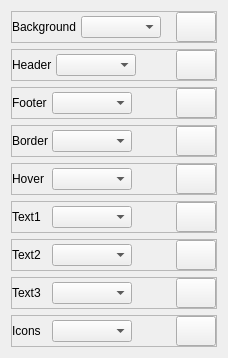
         <widget class="QWidget" name="theming_panel1">
          <property name="geometry">
           <rect>
            <x>0</x>
            <y>0</y>
            <width>213</width>
            <height>354</height>
           </rect>
          </property>
          <attribute name="label">
           <string>Panel1</string>
          </attribute>
          <layout class="QVBoxLayout" name="verticalLayout_6">
           <item>
            <widget class="QFrame" name="background_2">
             <property name="maximumSize">
              <size>
               <width>16777215</width>
               <height>16777215</height>
              </size>
             </property>
             <property name="frameShape">
              <enum>QFrame::StyledPanel</enum>
             </property>
             <property name="frameShadow">
              <enum>QFrame::Raised</enum>
             </property>
             <layout class="QHBoxLayout" name="horizontalLayout_15">
              <property name="spacing">
               <number>4</number>
              </property>
              <property name="leftMargin">
               <number>0</number>
              </property>
              <property name="topMargin">
               <number>0</number>
              </property>
              <property name="rightMargin">
               <number>0</number>
              </property>
              <property name="bottomMargin">
               <number>0</number>
              </property>
              <item>
               <widget class="QLabel" name="background_1">
                <property name="minimumSize">
                 <size>
                  <width>0</width>
                  <height>0</height>
                 </size>
                </property>
                <property name="maximumSize">
                 <size>
                  <width>70</width>
                  <height>16777215</height>
                 </size>
                </property>
                <property name="text">
                 <string>Background</string>
                </property>
               </widget>
              </item>
              <item>
               <widget class="QComboBox" name="changeSelectedColor_1">
                <property name="minimumSize">
                 <size>
                  <width>80</width>
                  <height>0</height>
                 </size>
                </property>
                <property name="maximumSize">
                 <size>
                  <width>80</width>
                  <height>16777215</height>
                 </size>
                </property>
               </widget>
              </item>
              <item>
               <widget class="QLabel" name="selectedColor_1">
                <property name="minimumSize">
                 <size>
                  <width>0</width>
                  <height>24</height>
                 </size>
                </property>
                <property name="maximumSize">
                 <size>
                  <width>50</width>
                  <height>24</height>
                 </size>
                </property>
                <property name="text">
                 <string/>
                </property>
               </widget>
              </item>
              <item>
               <widget class="QPushButton" name="colorPicker_1">
                <property name="minimumSize">
                 <size>
                  <width>40</width>
                  <height>30</height>
                 </size>
                </property>
                <property name="maximumSize">
                 <size>
                  <width>40</width>
                  <height>30</height>
                 </size>
                </property>
                <property name="cursor">
                 <cursorShape>PointingHandCursor</cursorShape>
                </property>
                <property name="text">
                 <string/>
                </property>
               </widget>
              </item>
             </layout>
            </widget>
           </item>
           <item>
            <widget class="QFrame" name="header_2">
             <property name="maximumSize">
              <size>
               <width>16777215</width>
               <height>16777215</height>
              </size>
             </property>
             <property name="frameShape">
              <enum>QFrame::StyledPanel</enum>
             </property>
             <property name="frameShadow">
              <enum>QFrame::Raised</enum>
             </property>
             <layout class="QHBoxLayout" name="horizontalLayout_12">
              <property name="spacing">
               <number>4</number>
              </property>
              <property name="leftMargin">
               <number>0</number>
              </property>
              <property name="topMargin">
               <number>0</number>
              </property>
              <property name="rightMargin">
               <number>0</number>
              </property>
              <property name="bottomMargin">
               <number>0</number>
              </property>
              <item>
               <widget class="QLabel" name="header_1">
                <property name="minimumSize">
                 <size>
                  <width>0</width>
                  <height>0</height>
                 </size>
                </property>
                <property name="maximumSize">
                 <size>
                  <width>70</width>
                  <height>16777215</height>
                 </size>
                </property>
                <property name="text">
                 <string>Header</string>
                </property>
               </widget>
              </item>
              <item>
               <widget class="QComboBox" name="changeSelectedColor_2">
                <property name="minimumSize">
                 <size>
                  <width>80</width>
                  <height>0</height>
                 </size>
                </property>
                <property name="maximumSize">
                 <size>
                  <width>80</width>
                  <height>16777215</height>
                 </size>
                </property>
               </widget>
              </item>
              <item>
               <widget class="QLabel" name="selectedColor_2">
                <property name="minimumSize">
                 <size>
                  <width>0</width>
                  <height>24</height>
                 </size>
                </property>
                <property name="maximumSize">
                 <size>
                  <width>50</width>
                  <height>24</height>
                 </size>
                </property>
                <property name="text">
                 <string/>
                </property>
               </widget>
              </item>
              <item>
               <widget class="QPushButton" name="colorPicker_2">
                <property name="minimumSize">
                 <size>
                  <width>40</width>
                  <height>30</height>
                 </size>
                </property>
                <property name="maximumSize">
                 <size>
                  <width>40</width>
                  <height>30</height>
                 </size>
                </property>
                <property name="cursor">
                 <cursorShape>PointingHandCursor</cursorShape>
                </property>
                <property name="text">
                 <string/>
                </property>
               </widget>
              </item>
             </layout>
            </widget>
           </item>
           <item>
            <widget class="QFrame" name="footer_2">
             <property name="maximumSize">
              <size>
               <width>16777215</width>
               <height>16777215</height>
              </size>
             </property>
             <property name="frameShape">
              <enum>QFrame::StyledPanel</enum>
             </property>
             <property name="frameShadow">
              <enum>QFrame::Raised</enum>
             </property>
             <layout class="QHBoxLayout" name="horizontalLayout_8">
              <property name="spacing">
               <number>4</number>
              </property>
              <property name="leftMargin">
               <number>0</number>
              </property>
              <property name="topMargin">
               <number>0</number>
              </property>
              <property name="rightMargin">
               <number>0</number>
              </property>
              <property name="bottomMargin">
               <number>0</number>
              </property>
              <item>
               <widget class="QLabel" name="footer_1">
                <property name="minimumSize">
                 <size>
                  <width>0</width>
                  <height>0</height>
                 </size>
                </property>
                <property name="maximumSize">
                 <size>
                  <width>70</width>
                  <height>16777215</height>
                 </size>
                </property>
                <property name="text">
                 <string>Footer</string>
                </property>
               </widget>
              </item>
              <item>
               <widget class="QComboBox" name="changeSelectedColor_3">
                <property name="minimumSize">
                 <size>
                  <width>80</width>
                  <height>0</height>
                 </size>
                </property>
                <property name="maximumSize">
                 <size>
                  <width>80</width>
                  <height>16777215</height>
                 </size>
                </property>
               </widget>
              </item>
              <item>
               <widget class="QLabel" name="selectedColor_3">
                <property name="minimumSize">
                 <size>
                  <width>0</width>
                  <height>24</height>
                 </size>
                </property>
                <property name="maximumSize">
                 <size>
                  <width>50</width>
                  <height>24</height>
                 </size>
                </property>
                <property name="text">
                 <string/>
                </property>
               </widget>
              </item>
              <item>
               <widget class="QPushButton" name="colorPicker_3">
                <property name="minimumSize">
                 <size>
                  <width>40</width>
                  <height>30</height>
                 </size>
                </property>
                <property name="maximumSize">
                 <size>
                  <width>40</width>
                  <height>30</height>
                 </size>
                </property>
                <property name="cursor">
                 <cursorShape>PointingHandCursor</cursorShape>
                </property>
                <property name="text">
                 <string/>
                </property>
               </widget>
              </item>
             </layout>
            </widget>
           </item>
           <item>
            <widget class="QFrame" name="border_2">
             <property name="maximumSize">
              <size>
               <width>16777215</width>
               <height>16777215</height>
              </size>
             </property>
             <property name="frameShape">
              <enum>QFrame::StyledPanel</enum>
             </property>
             <property name="frameShadow">
              <enum>QFrame::Raised</enum>
             </property>
             <layout class="QHBoxLayout" name="horizontalLayout_9">
              <property name="spacing">
               <number>4</number>
              </property>
              <property name="leftMargin">
               <number>0</number>
              </property>
              <property name="topMargin">
               <number>0</number>
              </property>
              <property name="rightMargin">
               <number>0</number>
              </property>
              <property name="bottomMargin">
               <number>0</number>
              </property>
              <item>
               <widget class="QLabel" name="border_1">
                <property name="minimumSize">
                 <size>
                  <width>0</width>
                  <height>0</height>
                 </size>
                </property>
                <property name="maximumSize">
                 <size>
                  <width>70</width>
                  <height>16777215</height>
                 </size>
                </property>
                <property name="text">
                 <string>Border</string>
                </property>
               </widget>
              </item>
              <item>
               <widget class="QComboBox" name="changeSelectedColor_4">
                <property name="minimumSize">
                 <size>
                  <width>80</width>
                  <height>0</height>
                 </size>
                </property>
                <property name="maximumSize">
                 <size>
                  <width>80</width>
                  <height>16777215</height>
                 </size>
                </property>
               </widget>
              </item>
              <item>
               <widget class="QLabel" name="selectedColor_4">
                <property name="minimumSize">
                 <size>
                  <width>0</width>
                  <height>24</height>
                 </size>
                </property>
                <property name="maximumSize">
                 <size>
                  <width>50</width>
                  <height>24</height>
                 </size>
                </property>
                <property name="text">
                 <string/>
                </property>
               </widget>
              </item>
              <item>
               <widget class="QPushButton" name="colorPicker_4">
                <property name="minimumSize">
                 <size>
                  <width>40</width>
                  <height>30</height>
                 </size>
                </property>
                <property name="maximumSize">
                 <size>
                  <width>40</width>
                  <height>30</height>
                 </size>
                </property>
                <property name="cursor">
                 <cursorShape>PointingHandCursor</cursorShape>
                </property>
                <property name="text">
                 <string/>
                </property>
               </widget>
              </item>
             </layout>
            </widget>
           </item>
           <item>
            <widget class="QFrame" name="hover_2">
             <property name="maximumSize">
              <size>
               <width>16777215</width>
               <height>16777215</height>
              </size>
             </property>
             <property name="frameShape">
              <enum>QFrame::StyledPanel</enum>
             </property>
             <property name="frameShadow">
              <enum>QFrame::Raised</enum>
             </property>
             <layout class="QHBoxLayout" name="horizontalLayout_10">
              <property name="spacing">
               <number>4</number>
              </property>
              <property name="leftMargin">
               <number>0</number>
              </property>
              <property name="topMargin">
               <number>0</number>
              </property>
              <property name="rightMargin">
               <number>0</number>
              </property>
              <property name="bottomMargin">
               <number>0</number>
              </property>
              <item>
               <widget class="QLabel" name="hover_1">
                <property name="minimumSize">
                 <size>
                  <width>0</width>
                  <height>0</height>
                 </size>
                </property>
                <property name="maximumSize">
                 <size>
                  <width>70</width>
                  <height>16777215</height>
                 </size>
                </property>
                <property name="text">
                 <string>Hover</string>
                </property>
               </widget>
              </item>
              <item>
               <widget class="QComboBox" name="changeSelectedColor_5">
                <property name="minimumSize">
                 <size>
                  <width>80</width>
                  <height>0</height>
                 </size>
                </property>
                <property name="maximumSize">
                 <size>
                  <width>80</width>
                  <height>16777215</height>
                 </size>
                </property>
               </widget>
              </item>
              <item>
               <widget class="QLabel" name="selectedColor_5">
                <property name="minimumSize">
                 <size>
                  <width>0</width>
                  <height>24</height>
                 </size>
                </property>
                <property name="maximumSize">
                 <size>
                  <width>50</width>
                  <height>24</height>
                 </size>
                </property>
                <property name="text">
                 <string/>
                </property>
               </widget>
              </item>
              <item>
               <widget class="QPushButton" name="colorPicker_5">
                <property name="minimumSize">
                 <size>
                  <width>40</width>
                  <height>30</height>
                 </size>
                </property>
                <property name="maximumSize">
                 <size>
                  <width>40</width>
                  <height>30</height>
                 </size>
                </property>
                <property name="cursor">
                 <cursorShape>PointingHandCursor</cursorShape>
                </property>
                <property name="text">
                 <string/>
                </property>
               </widget>
              </item>
             </layout>
            </widget>
           </item>
           <item>
            <widget class="QFrame" name="text1_2">
             <property name="maximumSize">
              <size>
               <width>16777215</width>
               <height>16777215</height>
              </size>
             </property>
             <property name="frameShape">
              <enum>QFrame::StyledPanel</enum>
             </property>
             <property name="frameShadow">
              <enum>QFrame::Raised</enum>
             </property>
             <layout class="QHBoxLayout" name="horizontalLayout_7">
              <property name="spacing">
               <number>4</number>
              </property>
              <property name="leftMargin">
               <number>0</number>
              </property>
              <property name="topMargin">
               <number>0</number>
              </property>
              <property name="rightMargin">
               <number>0</number>
              </property>
              <property name="bottomMargin">
               <number>0</number>
              </property>
              <item>
               <widget class="QLabel" name="text1_1">
                <property name="minimumSize">
                 <size>
                  <width>0</width>
                  <height>0</height>
                 </size>
                </property>
                <property name="maximumSize">
                 <size>
                  <width>70</width>
                  <height>16777215</height>
                 </size>
                </property>
                <property name="text">
                 <string>Text1</string>
                </property>
               </widget>
              </item>
              <item>
               <widget class="QComboBox" name="changeSelectedColor_6">
                <property name="minimumSize">
                 <size>
                  <width>80</width>
                  <height>0</height>
                 </size>
                </property>
                <property name="maximumSize">
                 <size>
                  <width>80</width>
                  <height>16777215</height>
                 </size>
                </property>
               </widget>
              </item>
              <item>
               <widget class="QLabel" name="selectedColor_6">
                <property name="minimumSize">
                 <size>
                  <width>0</width>
                  <height>24</height>
                 </size>
                </property>
                <property name="maximumSize">
                 <size>
                  <width>50</width>
                  <height>24</height>
                 </size>
                </property>
                <property name="text">
                 <string/>
                </property>
               </widget>
              </item>
              <item>
               <widget class="QPushButton" name="colorPicker_6">
                <property name="minimumSize">
                 <size>
                  <width>40</width>
                  <height>30</height>
                 </size>
                </property>
                <property name="maximumSize">
                 <size>
                  <width>40</width>
                  <height>30</height>
                 </size>
                </property>
                <property name="cursor">
                 <cursorShape>PointingHandCursor</cursorShape>
                </property>
                <property name="text">
                 <string/>
                </property>
               </widget>
              </item>
             </layout>
            </widget>
           </item>
           <item>
            <widget class="QFrame" name="text2_2">
             <property name="maximumSize">
              <size>
               <width>16777215</width>
               <height>16777215</height>
              </size>
             </property>
             <property name="frameShape">
              <enum>QFrame::StyledPanel</enum>
             </property>
             <property name="frameShadow">
              <enum>QFrame::Raised</enum>
             </property>
             <layout class="QHBoxLayout" name="horizontalLayout_11">
              <property name="spacing">
               <number>4</number>
              </property>
              <property name="leftMargin">
               <number>0</number>
              </property>
              <property name="topMargin">
               <number>0</number>
              </property>
              <property name="rightMargin">
               <number>0</number>
              </property>
              <property name="bottomMargin">
               <number>0</number>
              </property>
              <item>
               <widget class="QLabel" name="text2_1">
                <property name="minimumSize">
                 <size>
                  <width>0</width>
                  <height>0</height>
                 </size>
                </property>
                <property name="maximumSize">
                 <size>
                  <width>70</width>
                  <height>16777215</height>
                 </size>
                </property>
                <property name="text">
                 <string>Text2</string>
                </property>
               </widget>
              </item>
              <item>
               <widget class="QComboBox" name="changeSelectedColor_7">
                <property name="minimumSize">
                 <size>
                  <width>80</width>
                  <height>0</height>
                 </size>
                </property>
                <property name="maximumSize">
                 <size>
                  <width>80</width>
                  <height>16777215</height>
                 </size>
                </property>
               </widget>
              </item>
              <item>
               <widget class="QLabel" name="selectedColor_7">
                <property name="minimumSize">
                 <size>
                  <width>0</width>
                  <height>24</height>
                 </size>
                </property>
                <property name="maximumSize">
                 <size>
                  <width>50</width>
                  <height>24</height>
                 </size>
                </property>
                <property name="text">
                 <string/>
                </property>
               </widget>
              </item>
              <item>
               <widget class="QPushButton" name="colorPicker_7">
                <property name="minimumSize">
                 <size>
                  <width>40</width>
                  <height>30</height>
                 </size>
                </property>
                <property name="maximumSize">
                 <size>
                  <width>40</width>
                  <height>30</height>
                 </size>
                </property>
                <property name="cursor">
                 <cursorShape>PointingHandCursor</cursorShape>
                </property>
                <property name="text">
                 <string/>
                </property>
               </widget>
              </item>
             </layout>
            </widget>
           </item>
           <item>
            <widget class="QFrame" name="text3_2">
             <property name="maximumSize">
              <size>
               <width>16777215</width>
               <height>16777215</height>
              </size>
             </property>
             <property name="frameShape">
              <enum>QFrame::StyledPanel</enum>
             </property>
             <property name="frameShadow">
              <enum>QFrame::Raised</enum>
             </property>
             <layout class="QHBoxLayout" name="horizontalLayout_13">
              <property name="spacing">
               <number>4</number>
              </property>
              <property name="leftMargin">
               <number>0</number>
              </property>
              <property name="topMargin">
               <number>0</number>
              </property>
              <property name="rightMargin">
               <number>0</number>
              </property>
              <property name="bottomMargin">
               <number>0</number>
              </property>
              <item>
               <widget class="QLabel" name="text3_1">
                <property name="minimumSize">
                 <size>
                  <width>0</width>
                  <height>0</height>
                 </size>
                </property>
                <property name="maximumSize">
                 <size>
                  <width>70</width>
                  <height>16777215</height>
                 </size>
                </property>
                <property name="text">
                 <string>Text3</string>
                </property>
               </widget>
              </item>
              <item>
               <widget class="QComboBox" name="changeSelectedColor_8">
                <property name="minimumSize">
                 <size>
                  <width>80</width>
                  <height>0</height>
                 </size>
                </property>
                <property name="maximumSize">
                 <size>
                  <width>80</width>
                  <height>16777215</height>
                 </size>
                </property>
               </widget>
              </item>
              <item>
               <widget class="QLabel" name="selectedColor_8">
                <property name="minimumSize">
                 <size>
                  <width>0</width>
                  <height>24</height>
                 </size>
                </property>
                <property name="maximumSize">
                 <size>
                  <width>50</width>
                  <height>24</height>
                 </size>
                </property>
                <property name="text">
                 <string/>
                </property>
               </widget>
              </item>
              <item>
               <widget class="QPushButton" name="colorPicker_8">
                <property name="minimumSize">
                 <size>
                  <width>40</width>
                  <height>30</height>
                 </size>
                </property>
                <property name="maximumSize">
                 <size>
                  <width>40</width>
                  <height>30</height>
                 </size>
                </property>
                <property name="cursor">
                 <cursorShape>PointingHandCursor</cursorShape>
                </property>
                <property name="text">
                 <string/>
                </property>
               </widget>
              </item>
             </layout>
            </widget>
           </item>
           <item>
            <widget class="QFrame" name="icons_2">
             <property name="maximumSize">
              <size>
               <width>16777215</width>
               <height>16777215</height>
              </size>
             </property>
             <property name="frameShape">
              <enum>QFrame::StyledPanel</enum>
             </property>
             <property name="frameShadow">
              <enum>QFrame::Raised</enum>
             </property>
             <layout class="QHBoxLayout" name="horizontalLayout_14">
              <property name="spacing">
               <number>4</number>
              </property>
              <property name="leftMargin">
               <number>0</number>
              </property>
              <property name="topMargin">
               <number>0</number>
              </property>
              <property name="rightMargin">
               <number>0</number>
              </property>
              <property name="bottomMargin">
               <number>0</number>
              </property>
              <item>
               <widget class="QLabel" name="icons_1">
                <property name="minimumSize">
                 <size>
                  <width>0</width>
                  <height>0</height>
                 </size>
                </property>
                <property name="maximumSize">
                 <size>
                  <width>70</width>
                  <height>16777215</height>
                 </size>
                </property>
                <property name="text">
                 <string>Icons</string>
                </property>
               </widget>
              </item>
              <item>
               <widget class="QComboBox" name="changeSelectedColor_9">
                <property name="minimumSize">
                 <size>
                  <width>80</width>
                  <height>0</height>
                 </size>
                </property>
                <property name="maximumSize">
                 <size>
                  <width>80</width>
                  <height>16777215</height>
                 </size>
                </property>
               </widget>
              </item>
              <item>
               <widget class="QLabel" name="selectedColor_9">
                <property name="minimumSize">
                 <size>
                  <width>0</width>
                  <height>24</height>
                 </size>
                </property>
                <property name="maximumSize">
                 <size>
                  <width>50</width>
                  <height>24</height>
                 </size>
                </property>
                <property name="text">
                 <string/>
                </property>
               </widget>
              </item>
              <item>
               <widget class="QPushButton" name="colorPicker_9">
                <property name="minimumSize">
                 <size>
                  <width>40</width>
                  <height>30</height>
                 </size>
                </property>
                <property name="maximumSize">
                 <size>
                  <width>40</width>
                  <height>30</height>
                 </size>
                </property>
                <property name="cursor">
                 <cursorShape>PointingHandCursor</cursorShape>
                </property>
                <property name="text">
                 <string/>
                </property>
               </widget>
              </item>
             </layout>
            </widget>
           </item>
          </layout>
         </widget>
